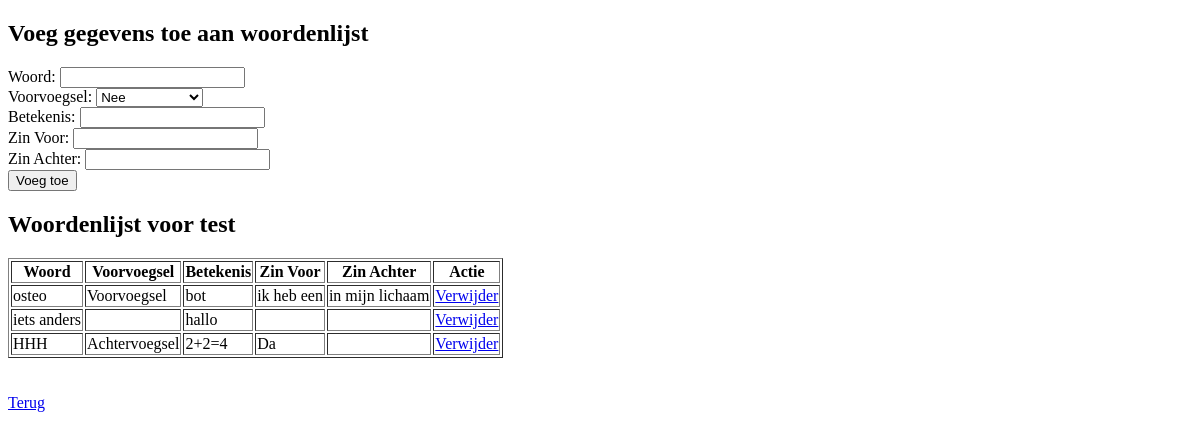
Page /list/woordenlijst.php?woordenlijst_naam=test on the earlier database version.
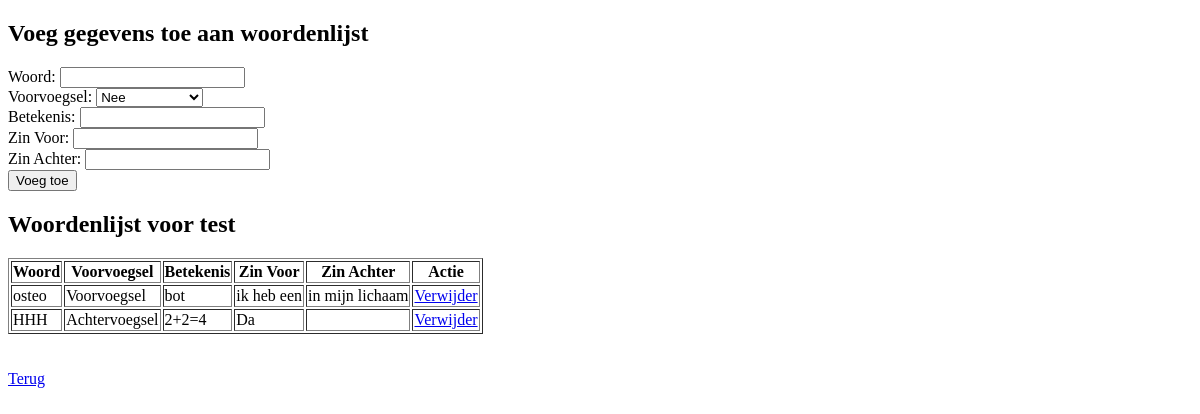
Same page on the later database version.
### tables this page shows
CREATE TABLE `test` (
  `id` int(255) UNSIGNED NOT NULL,
  `woord` varchar(30) NOT NULL,
  `voor_achtervoegsel` varchar(30) DEFAULT NULL,
  `betekenis` varchar(50) DEFAULT NULL,
  `zin_voor` varchar(100) DEFAULT NULL,
  `zin_achter` varchar(100) DEFAULT NULL
);

### list/woordenlijst.php (the view, shortened to what this page needs)
<!DOCTYPE html>
<html>
<head>
<body>
<?php
include "DBlogin.php";
if ($_SERVER["REQUEST_METHOD"] == "POST" && isset($_POST["woordenlijst_naam"])) {
    $selectedNaam = $_POST["woordenlijst_naam"];
} elseif ($_SERVER["REQUEST_METHOD"] == "GET" && isset($_GET["woordenlijst_naam"])) {
    $selectedNaam = $_GET["woordenlijst_naam"];
} else {
    echo "<a href='list.php'>Kies eerst een woordenlijstnaam</a>";
}
echo "<h2>Voeg gegevens toe aan woordenlijst</h2>";
echo "<form method='post' action='".$_SERVER['PHP_SELF']."'>";
echo "Woord: <input type='text' name='woord' required><br>";
echo "Voorvoegsel: ";
echo "<select name='voor_achtervoegsel'>";
echo "<option value=''>Nee</option>";
echo "</select><br>";
echo "Betekenis: <input type='text' name='betekenis' required><br>";
echo "Zin Voor: <input type='text' name='zin_voor'><br>";
echo "Zin Achter: <input type='text' name='zin_achter'><br>";
echo "<input type='submit' value='Voeg toe'>";
echo "</form>";
displayWoordenlijst($conn, $selectedNaam);
function displayWoordenlijst($conn, $selectedNaam) {
    $sql = "SELECT * FROM $selectedNaam";
    $result = $conn->query($sql);
    if ($result->num_rows > 0) {
        echo "<h2>Woordenlijst voor $selectedNaam</h2>";
        echo "<table border='1'>
                <tr>
                    <th>Woord</th><th>Voorvoegsel</th>
                    <th>Betekenis</th>
                    <th>Zin Voor</th>
                    <th>Zin Achter</th>
                    <th>Actie</th>
                </tr>";
        while ($row = $result->fetch_assoc()) {
            echo "<tr>
                    <td>".$row["woord"]."</td>
                    <td>".$row["voor_achtervoegsel"]."</td>
                    <td>".$row["betekenis"]."</td>
                    <td>".$row["zin_voor"]."</td>
                    <td>".$row["zin_achter"]."</td>
                    <td><a href='".$_SERVER['PHP_SELF']."?delete=".$row["id"]."&woordenlijst_naam=$selectedNaam'>Verwijder</a></td>
                </tr>";
        }
        echo "</table>";
    } else {
        echo "<br>(Nog) geen resultaten gevonden voor woordenlijst: $selectedNaam";
    }
}
?>
<br><br><a href="list.php">Terug</a>
</body>
</html>

Differences in the rows shown:
removed test: woord "iets anders", betekenis "hallo"
